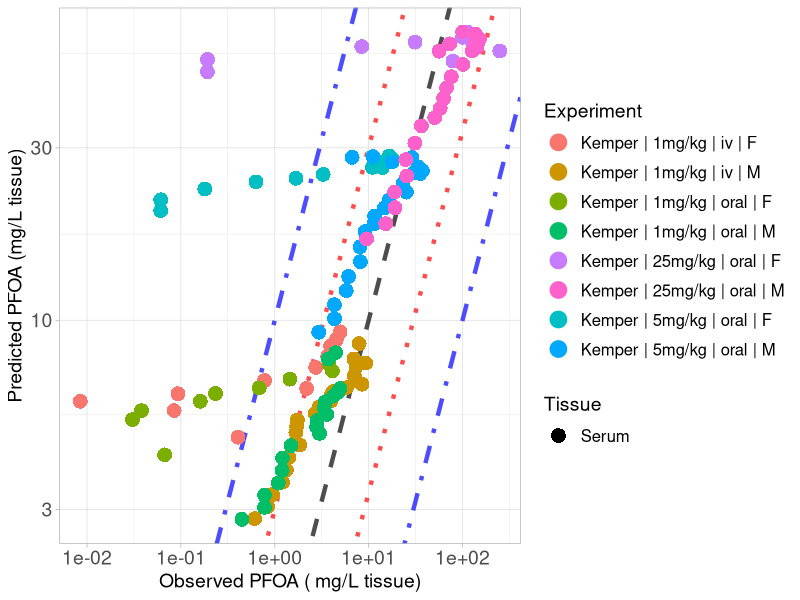

Reproduce this figure in R.
library(ggplot2)

#setwd("C:/Users/ptsir/Documents/GitHub/PFAS_PBK_models/PFOA inhalation Rat/Validation/Validation_results")
setwd("C:/Users/Ioannis/Documents/GitHub/PFAS_PBK_models/PFOA inhalation Rat/Validation/full_params_PT_excreta_restricted_Ka_58_no_papp")

# Load Results 

# 
Kemper_serum_results <- read.csv("Kemper_2003_serum_results.csv", header = T)
Kemper_iv_F_1 <- Kemper_serum_results[Kemper_serum_results$Dose == 1 & Kemper_serum_results$Type == "iv" &
                               Kemper_serum_results$sex == "F", ]
Kemper_iv_F_1$Experiment <- "Kemper | 1mg/kg | iv | F"

Kemper_oral_F_1 <- Kemper_serum_results[Kemper_serum_results$Dose == 1 & Kemper_serum_results$Type == "oral" &
                                 Kemper_serum_results$sex == "F", ]
Kemper_oral_F_1$Experiment <- "Kemper | 1mg/kg | oral | F"

Kemper_oral_F_5 <- Kemper_serum_results[Kemper_serum_results$Dose == 5 & Kemper_serum_results$Type == "oral" &
                                 Kemper_serum_results$sex == "F", ]
Kemper_oral_F_5$Experiment <- "Kemper | 5mg/kg | oral | F"
Kemper_oral_F_25 <- Kemper_serum_results[Kemper_serum_results$Dose == 25 & Kemper_serum_results$Type == "oral" &
                                  Kemper_serum_results$sex == "F", ]
Kemper_oral_F_25$Experiment <- "Kemper | 25mg/kg | oral | F"

Kemper_iv_M_1 <- Kemper_serum_results[Kemper_serum_results$Dose == 1 & Kemper_serum_results$Type == "iv" &
                               Kemper_serum_results$sex == "M", ]
Kemper_iv_M_1$Experiment <- "Kemper | 1mg/kg | iv | M"

Kemper_oral_M_1 <- Kemper_serum_results[Kemper_serum_results$Dose == 1 & Kemper_serum_results$Type == "oral" &
                                 Kemper_serum_results$sex == "M", ]
Kemper_oral_M_1$Experiment <- "Kemper | 1mg/kg | oral | M"

Kemper_oral_M_5 <- Kemper_serum_results[Kemper_serum_results$Dose == 5 & Kemper_serum_results$Type == "oral" &
                                 Kemper_serum_results$sex == "M", ]
Kemper_oral_M_5$Experiment <- "Kemper | 5mg/kg | oral | M"
Kemper_oral_M_25 <- Kemper_serum_results[Kemper_serum_results$Dose == 25 & Kemper_serum_results$Type == "oral" &
                                  Kemper_serum_results$sex == "M", ]
Kemper_oral_M_25$Experiment <- "Kemper | 25mg/kg | oral | M"
# 
# Kudo_high <- Kudo_results[Kudo_results$Dose == 16.560, ] 
# Kudo_high$Experiment <-  "Kudo | 16mg/kg | iv"
# 
# Kim_results <- read.csv("Kim_results.csv", header = T)
# Kim_iv <- Kim_results[Kim_results$Type == "iv",]
# Kim_iv$Experiment <-  "Kim | 1mg/kg | iv"
# 
# Kim_oral <- Kim_results[Kim_results$Type == "oral",]
# Kim_oral$Experiment <-  "Kim | 1mg/kg | oral"


Experiment <- scales::hue_pal()(8)

names(Experiment) <- unique(c( Kemper_iv_F_1$Experiment, Kemper_iv_M_1$Experiment,
                              Kemper_oral_F_1$Experiment,Kemper_oral_M_1$Experiment, Kemper_oral_F_5$Experiment, 
                               
                               Kemper_oral_M_5$Experiment,  Kemper_oral_F_25$Experiment, Kemper_oral_M_25$Experiment))



scatter_plot <- ggplot()+
  geom_abline(intercept = log10(1), slope = 1, linetype = "dashed", color = "black", linewidth = 1.5, alpha = 0.7) +  # Identity line in log10 scale
  geom_abline(intercept = log10(3), slope = 1, linetype = "dotted", color = "red", linewidth = 1.5, alpha = 0.7) +  # +3-fold error line
  geom_abline(intercept = log10(1/3), slope = 1, linetype = "dotted", color = "red", linewidth = 1.5, alpha = 0.7) +  # -3-fold error line
  geom_abline(intercept = log10(10), slope = 1, linetype = "dotdash", color = "blue", linewidth = 1.5, alpha = 0.7) +  # +10-fold error line
  geom_abline(intercept = log10(1/10), slope = 1, linetype = "dotdash", color = "blue", linewidth = 1.5, alpha = 0.7) +  # -10-fold error line
  geom_point(data = Kemper_iv_F_1, aes(x=Observed, y=Predicted, color = Experiment, shape = Tissue), size=4, stroke = 1.5)+
  geom_point(data = Kemper_oral_F_1, aes(x=Observed, y=Predicted, color = Experiment, shape = Tissue), size=4, stroke = 1.5)+
  geom_point(data = Kemper_oral_F_5, aes(x=Observed, y=Predicted, color = Experiment, shape = Tissue), size=4, stroke = 1.5)+
  geom_point(data = Kemper_oral_F_25, aes(x=Observed, y=Predicted, color = Experiment, shape = Tissue), size=4, stroke = 1.5)+
  geom_point(data = Kemper_iv_M_1, aes(x=Observed, y=Predicted, color = Experiment, shape = Tissue), size=4, stroke = 1.5)+
  geom_point(data = Kemper_oral_M_1, aes(x=Observed, y=Predicted, color = Experiment, shape = Tissue), size=4, stroke = 1.5)+
  geom_point(data = Kemper_oral_M_5, aes(x=Observed, y=Predicted, color = Experiment, shape = Tissue), size=4, stroke = 1.5)+
  geom_point(data = Kemper_oral_M_25, aes(x=Observed, y=Predicted, color = Experiment, shape = Tissue), size=4, stroke = 1.5)+
  scale_y_log10()+
  scale_x_log10()+
  scale_color_manual(values = Experiment)+
  theme(legend.spacing.y = unit(1, 'cm')) +
  guides(fill = guide_legend(byrow = TRUE))+
  theme_light()+
  labs(y = "Predicted PFOA (mg/L tissue)",
       x = "Observed PFOA ( mg/L tissue)")+
  theme(plot.title = element_text(hjust = 0.5),
        legend.key.size = unit(0.75, 'cm'),  
        legend.title = element_text(size=14),
        legend.text = element_text(size=12,  hjust = 0),
        axis.text = element_text(size = 14),
        axis.title = element_text(size = 14),
        )

#print(scatter_plot)

ggsave("validation_plot_PFOA_serum.png", scatter_plot, width = 11, height = 7, units = "in", dpi = 300)
